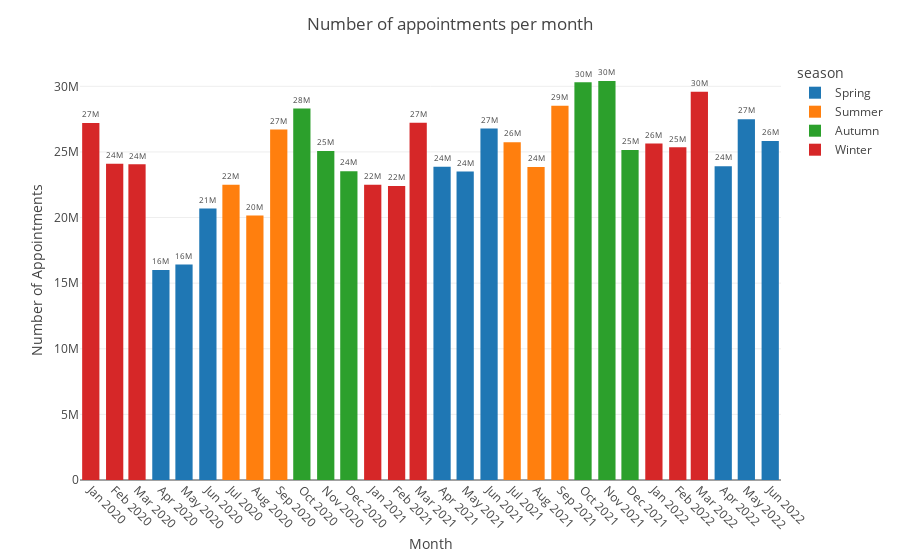

Here is the notebook cell this chart was saved with:
### Code cell
#Total appointments (ar)

data = ar.groupby(['appointment_month','season'])['count_of_appointments'].agg('sum').reset_index()

fig = px.bar(data, x='appointment_month', y='count_of_appointments', 
             color='season',
             category_orders={'season': ['Spring', 'Summer', 'Autumn', 'Winter']},
             text='count_of_appointments', template='none')
fig.update_traces(texttemplate='%{text:.2s}', textposition='outside')
fig.update_xaxes(dtick="M1", tickangle=45)
fig.update_layout(title = 'Number of appointments per month', 
                  xaxis_title = "Month", yaxis_title = "Number of Appointments")
fig.show()

### Figure 1 — Plotly figure (JSON) as saved in the notebook; plotly's stock layout.template omitted (floating-point values rounded to 4 significant figures)
{"data": [{"alignmentgroup": "True", "hovertemplate": "season=Spring<br>appointment_month=%{x}<br>count_of_appointments=%{text}<extra></extra>", "legendgroup": "Spring", "marker": {"color": "#1F77B4", "pattern": {"shape": ""}}, "name": "Spring", "offsetgroup": "Spring", "orientation": "v", "showlegend": true, "text": [16007881, 16417212, 20690805, 23879932, 23508395, 26784182, 23913060, 27495508, 25828078], "textposition": "outside", "texttemplate": "%{text:.2s}", "type": "bar", "x": ["2020-04-01T00:00:00", "2020-05-01T00:00:00", "2020-06-01T00:00:00", "2021-04-01T00:00:00", "2021-05-01T00:00:00", "2021-06-01T00:00:00", "2022-04-01T00:00:00", "2022-05-01T00:00:00", "2022-06-01T00:00:00"], "xaxis": "x", "y": [16007881, 16417212, 20690805, 23879932, 23508395, 26784182, 23913060, 27495508, 25828078], "yaxis": "y"}, {"alignmentgroup": "True", "hovertemplate": "season=Summer<br>appointment_month=%{x}<br>count_of_appointments=%{text}<extra></extra>", "legendgroup": "Summer", "marker": {"color": "#FF7F0E", "pattern": {"shape": ""}}, "name": "Summer", "offsetgroup": "Summer", "orientation": "v", "showlegend": true, "text": [22491437, 20150520, 26714255, 25739219, 23852171, 28522501], "textposition": "outside", "texttemplate": "%{text:.2s}", "type": "bar", "x": ["2020-07-01T00:00:00", "2020-08-01T00:00:00", "2020-09-01T00:00:00", "2021-07-01T00:00:00", "2021-08-01T00:00:00", "2021-09-01T00:00:00"], "xaxis": "x", "y": [22491437, 20150520, 26714255, 25739219, 23852171, 28522501], "yaxis": "y"}, {"alignmentgroup": "True", "hovertemplate": "season=Autumn<br>appointment_month=%{x}<br>count_of_appointments=%{text}<extra></extra>", "legendgroup": "Autumn", "marker": {"color": "#2CA02C", "pattern": {"shape": ""}}, "name": "Autumn", "offsetgroup": "Autumn", "orientation": "v", "showlegend": true, "text": [28301932, 25061602, 23535936, 30303834, 30405070, 25140776], "textposition": "outside", "texttemplate": "%{text:.2s}", "type": "bar", "x": ["2020-10-01T00:00:00", "2020-11-01T00:00:00", "2020-12-01T00:00:00", "2021-10-01T00:00:00", "2021-11-01T00:00:00", "2021-12-01T00:00:00"], "xaxis": "x", "y": [28301932, 25061602, 23535936, 30303834, 30405070, 25140776], "yaxis": "y"}, {"alignmentgroup": "True", "hovertemplate": "season=Winter<br>appointment_month=%{x}<br>count_of_appointments=%{text}<extra></extra>", "legendgroup": "Winter", "marker": {"color": "#D62728", "pattern": {"shape": ""}}, "name": "Winter", "offsetgroup": "Winter", "orientation": "v", "showlegend": true, "text": [27199296, 24104621, 24053468, 22492069, 22399569, 27225424, 25635474, 25355260, 29595038], "textposition": "outside", "texttemplate": "%{text:.2s}", "type": "bar", "x": ["2020-01-01T00:00:00", "2020-02-01T00:00:00", "2020-03-01T00:00:00", "2021-01-01T00:00:00", "2021-02-01T00:00:00", "2021-03-01T00:00:00", "2022-01-01T00:00:00", "2022-02-01T00:00:00", "2022-03-01T00:00:00"], "xaxis": "x", "y": [27199296, 24104621, 24053468, 22492069, 22399569, 27225424, 25635474, 25355260, 29595038], "yaxis": "y"}], "layout": {"barmode": "relative", "legend": {"title": {"text": "season"}, "tracegroupgap": 0}, "margin": {"t": 60}, "title": {"text": "Number of appointments per month"}, "xaxis": {"anchor": "y", "domain": [0, 1], "dtick": "M1", "tickangle": 45, "title": {"text": "Month"}}, "yaxis": {"anchor": "x", "domain": [0, 1], "title": {"text": "Number of Appointments"}}}}
